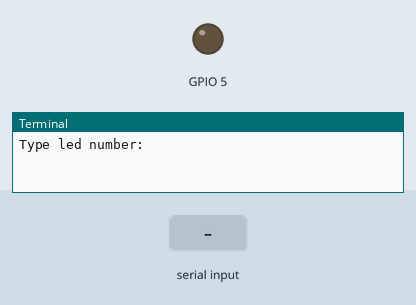
The program below on a simulated Raspberry Pi (BCM pin numbers). On the bench: output pins drawn as LEDs (lit = HIGH), the last lines printed to the terminal. The inputs (shaded band) are chosen by the test bench.

Above: at 1.2 s.
1.3 s: "5" typed at the terminal, then Enter
At 3.1 s:
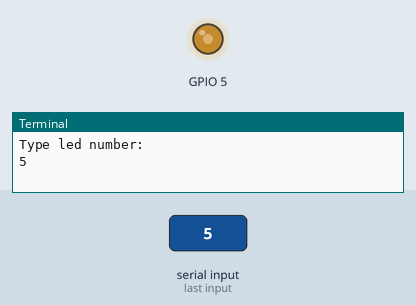
At 4.1 s:
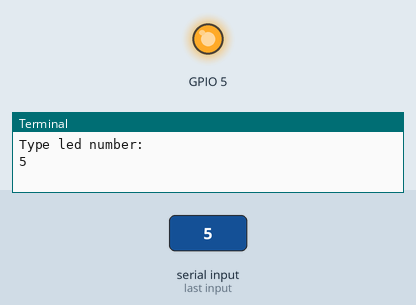
Timing chart, 0 to 10.3 s (numbered marks = the images above; inputs shaded):
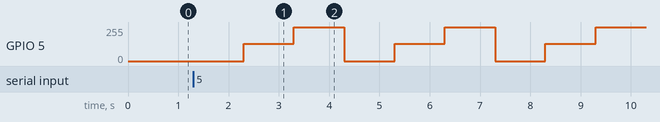

The program:

Xmas_Tree_Test6.py
```python
#!/usr/bin/env python
# Example test program for the Pi Hut Xmas Tree

from gpiozero import LEDBoard
from gpiozero import PWMLED
import time
from gpiozero.tools import random_values
from signal import pause

led_number = int(input("Type led number: "))

led = PWMLED(led_number)


while True:
    led.value = 0 # Off
    time.sleep(1)
    led.value = 0.5 # Half Brightnes
    time.sleep(1)
    led.value = 1 # Full brightness
    time.sleep(1)
```

Measured:
- after the input at 1.3 s, GPIO 5: 0/255 → 128/255 after 1.0 s, then repeats every 3.0 s: 255/255 1.0 s, 0/255 1.0 s, 128/255 1.0 s
